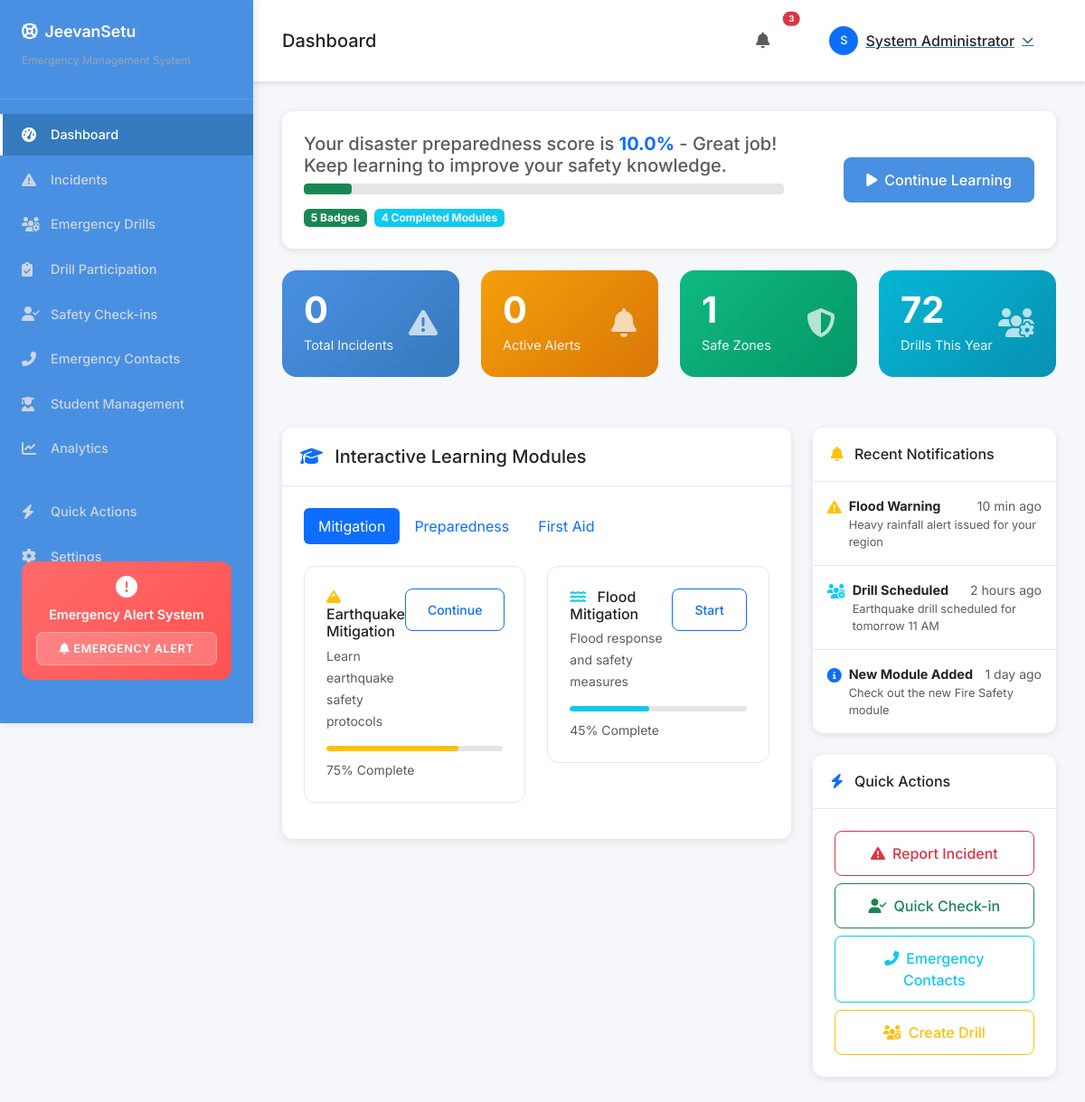
Page /dashboard (signed in) on the earlier database version.
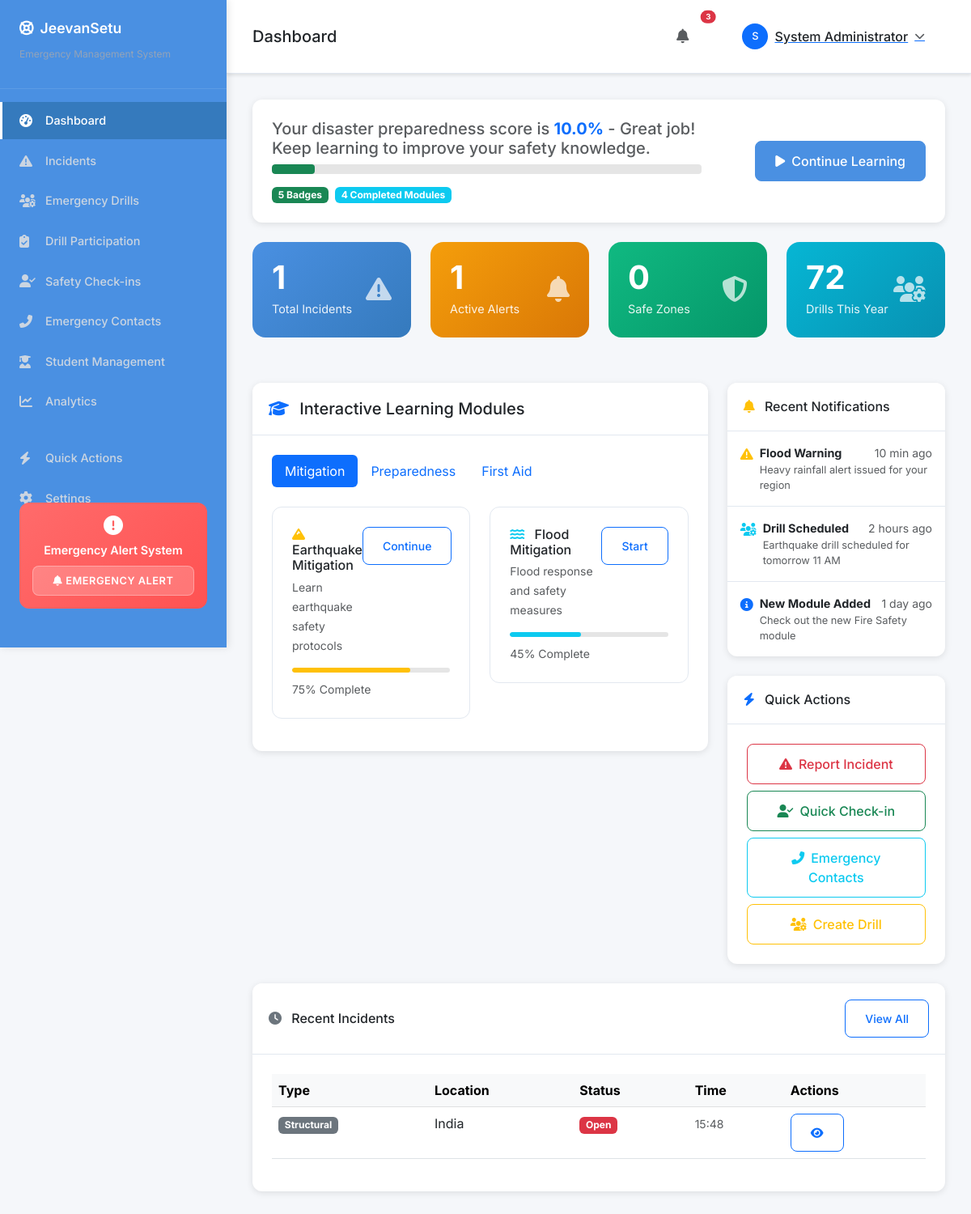
Same page on the later database version.
### app.py (models this page shows)
class Incident(db.Model):
    id = db.Column(db.Integer, primary_key=True)
    reporter_id = db.Column(db.Integer, db.ForeignKey('user.id'), nullable=False)
    type = db.Column(db.String(50), nullable=False)  # fire, flood, earthquake, trapped, other
    description = db.Column(db.Text)
    location = db.Column(db.String(200))
    latitude = db.Column(db.Float)
    longitude = db.Column(db.Float)
    building_id = db.Column(db.String(50))
    status = db.Column(db.String(20), default='open')  # open, acknowledged, assigned, resolved, false_alarm
    severity = db.Column(db.String(10), default='medium')  # low, medium, high, critical
    assigned_to = db.Column(db.Integer, db.ForeignKey('user.id'))
    created_at = db.Column(db.DateTime, default=datetime.utcnow)
    updated_at = db.Column(db.DateTime, default=datetime.utcnow, onupdate=datetime.utcnow)
    reporter = db.relationship('User', foreign_keys=[reporter_id], backref='reported_incidents')
    responder = db.relationship('User', foreign_keys=[assigned_to], backref='assigned_incidents')

### app.py (the view)
@app.route('/dashboard')
@login_required
def dashboard():
    user = User.query.get(session['user_id'])
    total_incidents = Incident.query.count()
    active_incidents = Incident.query.filter(Incident.status.in_(['open', 'acknowledged', 'assigned'])).count()
    safe_checkins = Checkin.query.filter_by(status='safe').count()
    stuck_checkins = Checkin.query.filter_by(status='stuck').count()
    recent_incidents = Incident.query.order_by(Incident.created_at.desc()).limit(5).all()
    recent_notifications = Notification.query.filter_by(is_active=True).order_by(Notification.created_at.desc()).limit(5).all()
    total_drills = Drill.query.count()
    avg_participation = db.session.query(db.func.avg(Drill.score)).scalar() or 0
    preparedness_score = min(100, (total_drills * 10) + (avg_participation * 0.5))
    stats = {
        'total_incidents': total_incidents,
        'active_incidents': active_incidents,
        'safe_checkins': safe_checkins,
        'stuck_checkins': stuck_checkins,
        'preparedness_score': round(preparedness_score, 1)
    }
    return render_template('dashboard_new.html',
                         user=user,
                         stats=stats,
                         recent_incidents=recent_incidents,
                         recent_notifications=recent_notifications)

### app.py (called while the page is built)
def login_required(f):
    @wraps(f)
    def decorated_function(*args, **kwargs):
        if 'user_id' not in session:
            return redirect(url_for('login'))
        return f(*args, **kwargs)
    return decorated_function

### templates/dashboard_new.html (shortened to what the changed rows need)
{% extends "base_new.html" %}
{% block content %}
<div class="row mb-4">
    <div class="col-xl-3 col-md-6 mb-3">
        <div class="stats-card">
            <div class="d-flex justify-content-between align-items-center">
                <div>
                    <div class="stats-number">{{ stats.total_incidents }}</div>
                    <div class="stats-label">Total Incidents</div>
                </div>
            </div>
        </div>
    </div>
    <div class="col-xl-3 col-md-6 mb-3">
        <div class="stats-card warning">
            <div class="d-flex justify-content-between align-items-center">
                <div>
                    <div class="stats-number">{{ stats.active_incidents }}</div>
                    <div class="stats-label">Active Alerts</div>
                </div>
            </div>
        </div>
    </div>
    <div class="col-xl-3 col-md-6 mb-3">
        <div class="stats-card success">
            <div class="d-flex justify-content-between align-items-center">
                <div>
                    <div class="stats-number">{{ stats.safe_checkins }}</div>
                    <div class="stats-label">Safe Zones</div>
                </div>
            </div>
        </div>
    </div>
</div>
{% if recent_incidents %}
<div class="row mt-4">
    <div class="col-12">
        <div class="card">
            <div class="card-header">
                <div class="d-flex justify-content-between align-items-center">
                    <h6 class="mb-0">
                        <i class="fas fa-clock me-2 text-secondary"></i>
                        Recent Incidents
                    </h6>
                    <a href="{{ url_for('incidents') }}" class="btn btn-outline-primary btn-sm">View All</a>
                </div>
            </div>
            <div class="card-body">
                <div class="table-responsive">
                    <table class="table table-hover">
                        <thead class="table-light">
                            <tr>
                                <th>Type</th>
                                <th>Location</th>
                                <th>Status</th>
                                <th>Time</th>
                                <th>Actions</th>
                            </tr>
                        </thead>
                        <tbody>
                            {% for incident in recent_incidents %}
                            <tr>
                                <td>
                                    <span class="badge bg-{% if incident.type == 'fire' %}danger{% elif incident.type == 'flood' %}info{% elif incident.type == 'earthquake' %}warning{% else %}secondary{% endif %}">
                                        {{ incident.type.title() }}
                                    </span>
                                </td>
                                <td>{{ incident.location }}</td>
                                <td>
                                    <span class="badge bg-{% if incident.status == 'resolved' %}success{% elif incident.status == 'assigned' %}warning{% else %}danger{% endif %}">
                                        {{ incident.status.title() }}
                                    </span>
                                </td>
                                <td><small class="text-muted">{{ incident.created_at.strftime('%H:%M') }}</small></td>
                                <td>
                                    <a href="{{ url_for('incident_detail', id=incident.id) }}" class="btn btn-outline-primary btn-sm">
                                        <i class="fas fa-eye"></i>
                                    </a>
                                </td>
                            </tr>
                            {% endfor %}
                        </tbody>
                    </table>
                </div>
            </div>
        </div>
    </div>
</div>
{% endif %}
{% endblock %}

Differences in the rows shown:
added Incident: type "Structural", location "India", status "Open", created_at "15:48"
Other differences:
{{ stats.total_incidents }}: "0" → "1"
{{ stats.active_incidents }}: "0" → "1"
{{ stats.safe_checkins }}: "1" → "0"
text now shown: "Recent Incidents View All Type Location Status Time Actions"
